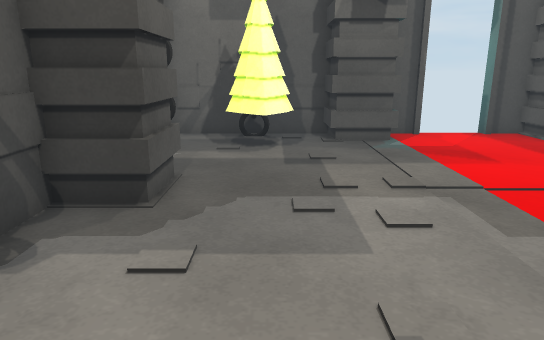
[1] (above)

16 first-person views from a walk through a 3-D level made in the Unity game engine. The camera is 1.2 m above the floor, tilts 14° down and sees 70° across. Doors are open. The floor is counted in squares, 0.5 m on a side. Each view is taken from the middle of a square. On the plan, view 1 faces up. The plan holds only what a view shows up to about 20 squares ahead; the rest is blank. The player character is not drawn.

[2]
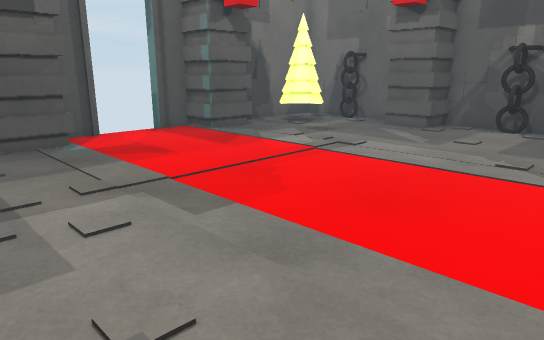

[3]
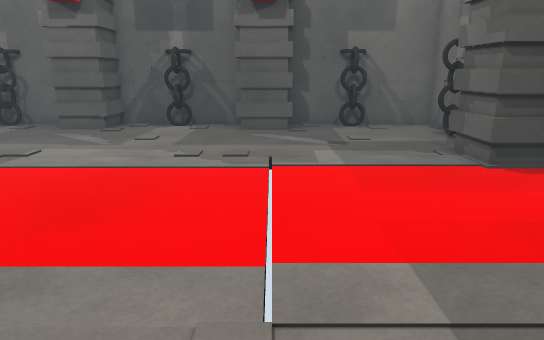

[4]
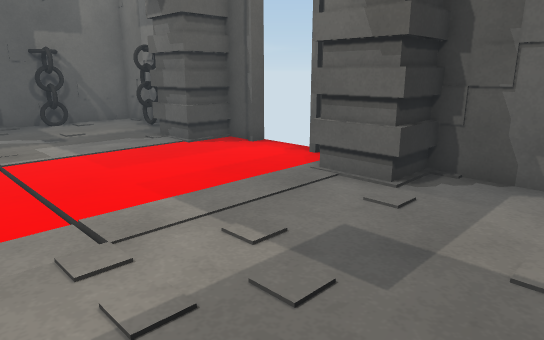

[5]
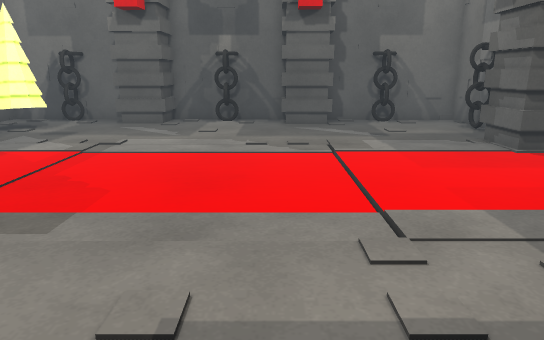

[6]
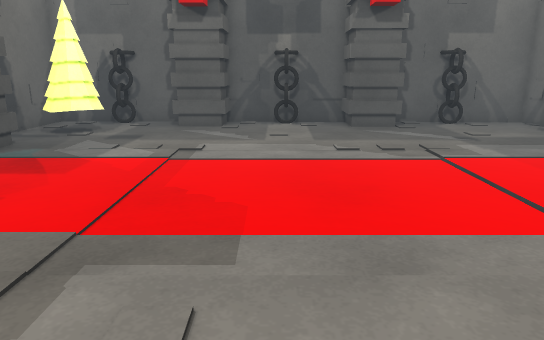

[7]
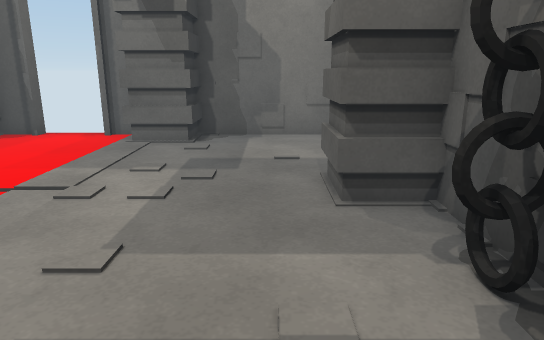

[8]
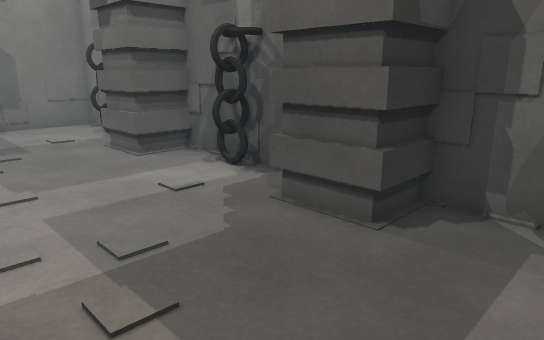

[9]
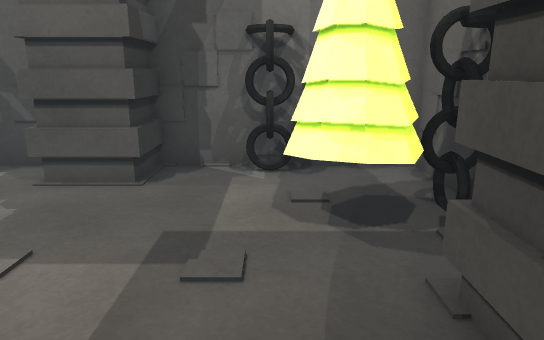

[10]
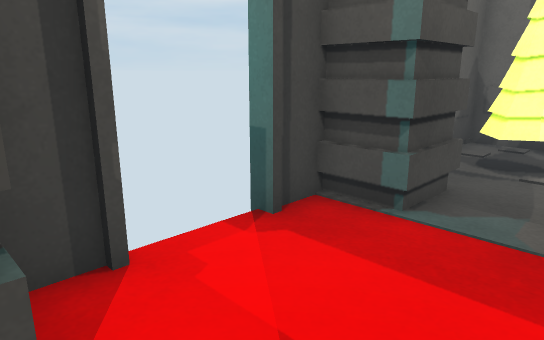

[11]
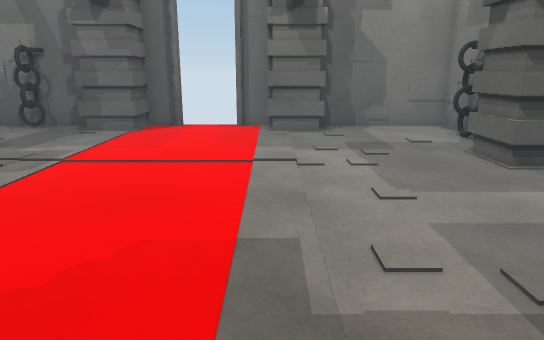

[12]
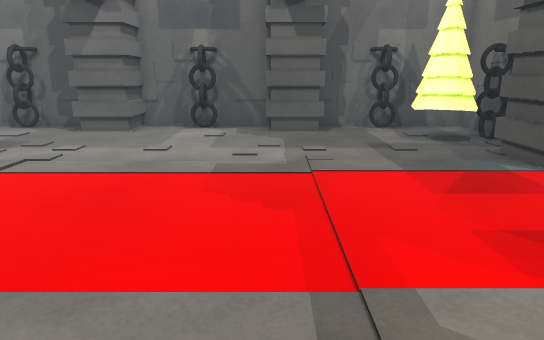

[13]
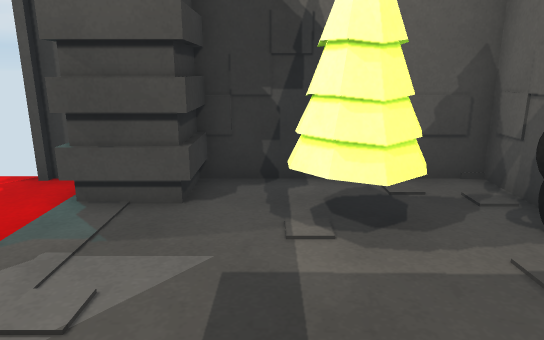

[14]
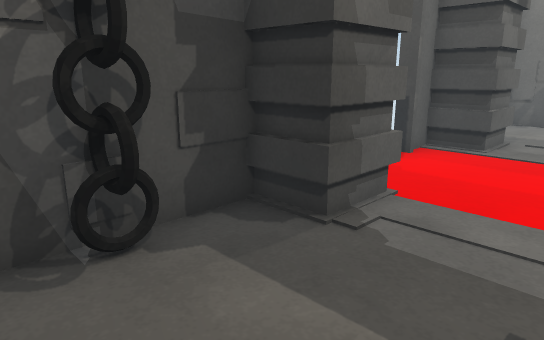

[15]
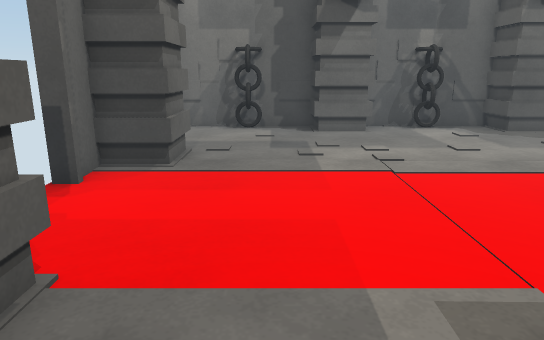

[16]
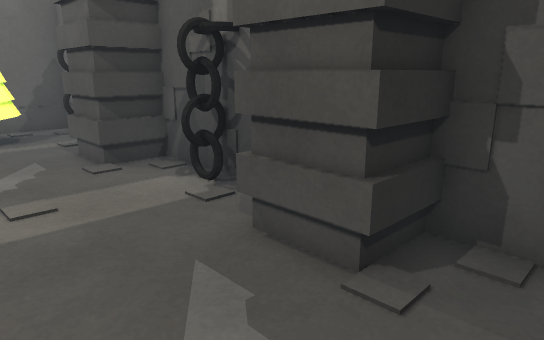

### Floor plan
Points are (right, up) in squares from view 1. A wall is a line through its corners. A room is listed if a view was taken in it or the views show most of it. See-through windows are left out.
Room 1 (views 1, 2, 3, 4, 5, 6, 7, 8, 9, 10, 11, 12, 13, 14, 15, 16)
walls: (-2.2, 6.8) (-4.1, 6.8); (4.2, -5.6) (4.2, -7.6); (4.6, 13.9) (2, 13.9) (2, 15.5); (16.9, 1.2) (18.7, 1.2) (18.8, 7.3) (16.9, 7.3) (16.9, 9.6); (10.1, 13.9) (10.1, 15.9); (-3.4, 4.5) (-3.4, 3.4); (-3.6, 4.4) (-3.1, 3.9) (-3.7, 3.9); (12.2, -5.6) (12.2, -7.6); (2.3, 14) (2.3, 15.8) (-4.1, 15.8) (-4.1, 9) (-2.2, 9) (-2.2, 6.9) (-4.1, 7) (-4.1, 1) (-2.2, 1) (-2.2, -1.2) (-4.1, -1.1) (-4.1, -7.5) (2, -7.5) (2, -5.6) (4, -5.6) (4, -7.5) (5.5, -7.5); (-4.1, 4) (-2.9, 4); (18.2, 3.8) (17.8, 4.3) (18.2, 4.8); (5.7, -7.2) (5.7, -8); (18.4, 3.7) (18.1, 3.9) (18.1, 4.8); (-4.2, 1.2) (-2.2, 1.2); (8.5, -7.5) (10.1, -7.5) (10.1, -5.6); (18.7, 4.2) (17.6, 4.2); (5.9, 15.8) (4.6, 15.8); (9.8, -7.6) (9.8, -5.6) (12, -5.6) (12, -7.5) (18.5, -7.5) (18.7, -0.7) (16.7, -0.7) (16.8, 1.5) (18.7, 1.5); (8.3, -8) (8.3, -7.2); (18.8, 7.1) (16.9, 7.1); (-4.2, 9.2) (-2.2, 9.2); (1.8, -7.5) (1.8, -5.6); (-2.9, 11.9) (-3.7, 11.9); (18.7, -0.9) (16.7, -0.9); (-3.4, -3.5) (-3.4, -4.6); (-3.5, -3.6) (-3.1, -4.1); (17.5, -3.6) (18.6, -3.6); (15.1, -6.2) (15.1, -7.5); (14.9, -6.4) (15.5, -7); (14.4, -6.8) (15.6, -6.8); (18.8, 9.7) (19, 15.8) (12.2, 15.8) (12.2, 14); (12.5, 15.9) (12.5, 13.9) (10.3, 13.9) (10.3, 15.8) (8.8, 15.8); (-0.1, 15.1) (-1.3, 15.1); (-0.2, 15.3) (-0.8, 14.7); (-3.4, 12.5) (-3.4, 11.4); (18.2, 11.7) (18.2, 12.3); (18, -4.1) (17.6, -3.7) (18, -3.2); (-4.1, -4) (-2.9, -4); (17.9, -4.3) (17.9, -3.2); (18.3, 11.8) (17.9, 12.3); (-0.6, 15.7) (-0.6, 14.6); (18.2, 12.5) (18.2, 13); (18.5, 12.2) (17.7, 12.2)
objects: tree (-1, 12) to (1, 14); tree (14, 12) to (16, 14)

Where each view was taken, in squares from view 1:
view 1: 0 up, 0 right, facing up
view 2: 0 up, 0 right, facing up-right
view 3: 0 up, 0 right, facing right
view 4: 2 up, 2 left, facing down-right
view 5: 2 up, 2 left, facing right
view 6: 5 up, 1 left, facing right
view 7: 8 up, 1 left, facing down
view 8: 12 up, 3 right, facing down-left
view 9: 12 up, 6 right, facing left
view 10: 11 up, 4 right, facing up-right
view 11: 11 up, 4 right, facing down
view 12: 7 up, 14 right, facing left
view 13: 7 up, 14 right, facing up
view 14: 2 down, 17 right, facing down-left
view 15: 3 down, 14 right, facing left
view 16: 3 down, 13 right, facing up-right
